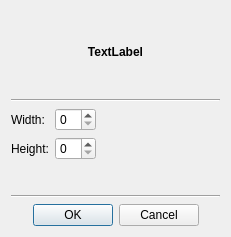
<?xml version="1.0" encoding="UTF-8"?>
<ui version="4.0">
 <class>PainterParameters3dDialog</class>
 <widget class="QDialog" name="PainterParameters3dDialog">
  <property name="geometry">
   <rect>
    <x>0</x>
    <y>0</y>
    <width>231</width>
    <height>237</height>
   </rect>
  </property>
  <property name="windowTitle">
   <string>Dialog</string>
  </property>
  <layout class="QVBoxLayout" name="verticalLayout">
   <item>
    <widget class="QLabel" name="label_space">
     <property name="font">
      <font>
       <bold>true</bold>
      </font>
     </property>
     <property name="text">
      <string>TextLabel</string>
     </property>
     <property name="alignment">
      <set>Qt::AlignCenter</set>
     </property>
    </widget>
   </item>
   <item>
    <widget class="Line" name="line">
     <property name="orientation">
      <enum>Qt::Horizontal</enum>
     </property>
    </widget>
   </item>
   <item>
    <layout class="QHBoxLayout" name="horizontalLayout_2">
     <item>
      <layout class="QFormLayout" name="formLayout_3">
       <item row="0" column="0">
        <widget class="QLabel" name="label_2">
         <property name="text">
          <string>Width:</string>
         </property>
        </widget>
       </item>
       <item row="1" column="0">
        <widget class="QLabel" name="label_3">
         <property name="text">
          <string>Height:</string>
         </property>
        </widget>
       </item>
       <item row="0" column="1">
        <widget class="QSpinBox" name="spin_box_width"/>
       </item>
       <item row="1" column="1">
        <widget class="QSpinBox" name="spin_box_height"/>
       </item>
      </layout>
     </item>
     <item>
      <spacer name="horizontalSpacer">
       <property name="orientation">
        <enum>Qt::Horizontal</enum>
       </property>
       <property name="sizeHint" stdset="0">
        <size>
         <width>40</width>
         <height>20</height>
        </size>
       </property>
      </spacer>
     </item>
    </layout>
   </item>
   <item>
    <widget class="Line" name="line_2">
     <property name="orientation">
      <enum>Qt::Horizontal</enum>
     </property>
    </widget>
   </item>
   <item>
    <layout class="QVBoxLayout" name="vertical_layout_parameters"/>
   </item>
   <item>
    <widget class="QDialogButtonBox" name="buttonBox">
     <property name="orientation">
      <enum>Qt::Horizontal</enum>
     </property>
     <property name="standardButtons">
      <set>QDialogButtonBox::Cancel|QDialogButtonBox::Ok</set>
     </property>
     <property name="centerButtons">
      <bool>true</bool>
     </property>
    </widget>
   </item>
  </layout>
 </widget>
 <resources/>
 <connections>
  <connection>
   <sender>buttonBox</sender>
   <signal>accepted()</signal>
   <receiver>PainterParameters3dDialog</receiver>
   <slot>accept()</slot>
   <hints>
    <hint type="sourcelabel">
     <x>248</x>
     <y>254</y>
    </hint>
    <hint type="destinationlabel">
     <x>157</x>
     <y>274</y>
    </hint>
   </hints>
  </connection>
  <connection>
   <sender>buttonBox</sender>
   <signal>rejected()</signal>
   <receiver>PainterParameters3dDialog</receiver>
   <slot>reject()</slot>
   <hints>
    <hint type="sourcelabel">
     <x>316</x>
     <y>260</y>
    </hint>
    <hint type="destinationlabel">
     <x>286</x>
     <y>274</y>
    </hint>
   </hints>
  </connection>
 </connections>
</ui>
